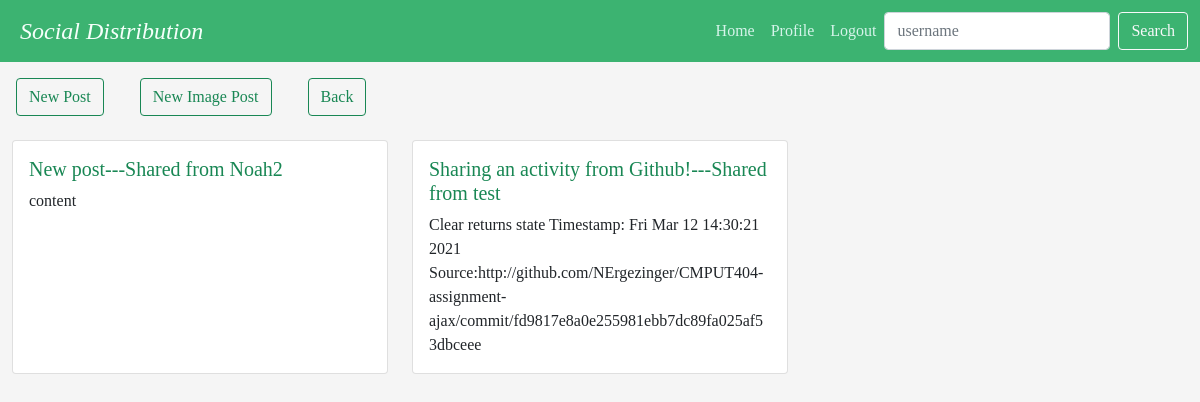
Page /author/0cd0793429c44e85abf138411bcbd31d/view_posts (signed in) on the committed database.
### Profile/models.py (models this page shows, shortened)
class Post(models.Model):
    title = models.CharField(max_length=200)
    id = models.UUIDField(primary_key=True, default=uuid.uuid4, editable=False)
    url = models.CharField(max_length=200, blank=True)
    source = models.CharField(max_length=200, blank=True)
    origin = models.CharField(max_length=200, blank=True)
    description = models.TextField(blank=True)
    class ContentType(models.TextChoices):
        MARKDOWN = 'text/markdown' # common mark
        PLAIN = 'text/plain' # UTF-8
        BASE64 = 'application/base64'
        PNG = 'image/png' # embedded png
        JPEG = 'image/jpeg' # embedded jpeg
    content_type = models.CharField(
        max_length=40,
        choices = ContentType.choices,
        default=ContentType.PLAIN
    )
    content = models.TextField(blank=True)
    author = models.ForeignKey(Author, on_delete=models.CASCADE, null=True, related_name="posts")
    categories = models.ManyToManyField('PostCategory', blank=True)
    comments_count = models.IntegerField(default=0)
    comments_page_size = models.IntegerField(default=50)
    comments_first_page = models.CharField(max_length=200, null=True) # URL to first page of comments for this post
    comments = models.ManyToManyField('Comment', blank=True)
    timestamp = models.DateTimeField(default=timezone.now)
    likes_count = models.IntegerField(default=0)
    class Visibility(models.TextChoices):
        PUBLIC = 'PUBLIC'
        FRIENDS = 'FRIENDS'
    visibility = models.CharField(
        max_length=10,
        choices=Visibility.choices,
        default=Visibility.PUBLIC
    )
    unlisted = models.BooleanField(default=False) # used for images so that they don't show up in timelines
    @property
    def type(self):
        return 'post'
    def content_html(self):
        if self.content_type == Post.ContentType.PLAIN:
            return self.content
        elif self.content_type == Post.ContentType.MARKDOWN:
            return commonmark.commonmark(self.content)
        elif self.content_type == Post.ContentType.JPEG or self.content_type == Post.ContentType.PNG:
            return '<img src="' + reverse('Profile:view_post', kwargs={'author_id':self.author.id, 'post_id':self.id}) + '">'

### Profile/views.py (the view)
# urls.py: path('author/<str:author_id>/view_posts', Profile_views.view_posts, name='view_posts'), # recent posts by author
def view_posts(request, author_id):
	author = Author.objects.get(id=author_id)
	posts = author.posts.all()
	if author.id != request.user.author.id: # Only show unlisted posts if viewed by the owner
		posts.filter(unlisted=False)
	return render(request, 'profile/posts.html', {'posts':posts, 'author':author})

### Profile/templates/profile/posts.html
{% extends 'base.html' %}
{% block content %}
    <a href="/author/new_post" class="btn btn-outline-success post-button" role="button">New Post</a>
    <a href="/author/new_image_post" class="btn btn-outline-success post-button" role="button">New Image Post</a>
    <a href="/" class="btn btn-outline-success post-button" role="button">Back</a>
    {% if posts %}
        <div class="row row-cols-1 row-cols-md-3 g-4">
            {% for post in posts %}
                <div class="col">
                    <div class="card h-100">
                        <div class="card-body">
                            <h5 class="card-title"><a href="/author/{{author.id}}/view_post/{{post.id}}">{{post.title}}</a></h5>
                            <p class="card-text">{{post.content_html | safe}}</p>
                        </div>
                    </div>
                </div>
            {% endfor %}
        </div>
    {% else %}
        <p class="no-post h5">No Posts<p>
    {% endif %}
{% endblock %}

### Profile/static/profile/base.css (style rules this page uses)
body { display: block; font-family: "Georgia"; background-color: whitesmoke; }
.row { margin: 0 auto; }
.card-body { text-align: left; }
.card-body h5 a { text-decoration: none; color: #198754; }
.post-button { margin: 16px 16px 0 16px; }

### rows in the picture
Post: title "New post---Shared from Noah2", content_html "content"
Post: title "Sharing an activity from Github!---Shared from test", content_html "Clear returns state Timestamp: Fri Mar 12 14:30:21 2021 Source:http://github.com/NErgezinger/CMPUT404-assignment-ajax/commit/fd9817e8a0e255981ebb7dc89fa025af53dbceee"
